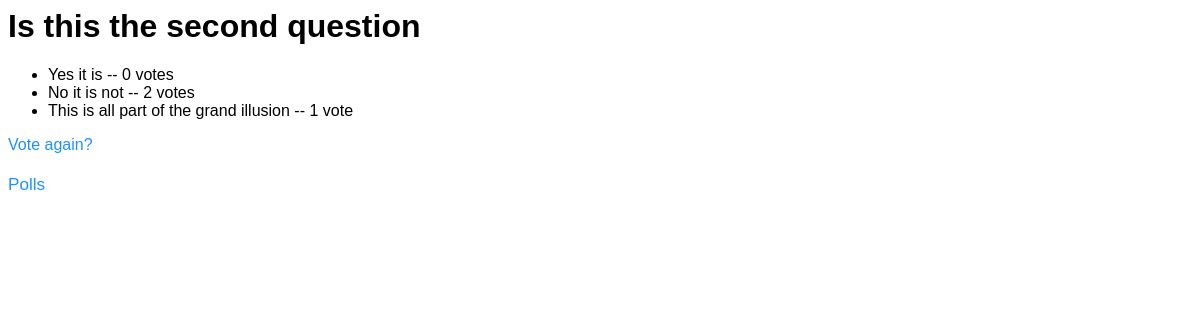
The page /polls/2/results/ on the database as committed earlier.
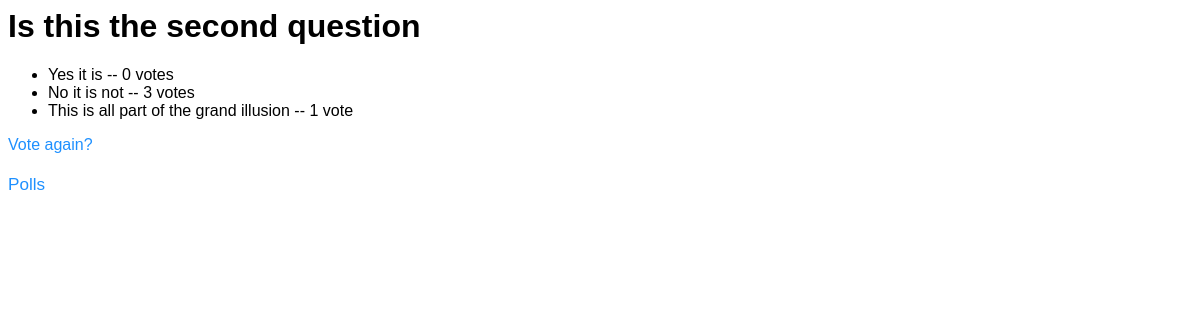
The same page on the database as committed later.
### polls/models.py (models this page shows, shortened)
class Choice(models.Model):
    question = models.ForeignKey(Question, on_delete=models.CASCADE)
    choice_text = models.CharField(max_length=200)
    votes= models.IntegerField(default=0)

### polls/views.py (the view)
# urls.py: path('<int:question_id>/results/', views.results, name='results'),
def results(request, question_id):
	question = get_object_or_404(Question, pk=question_id)
	return render(request, 'polls/results.html',{'question':question})

### polls/templates/polls/results.html
{% load static %}
<link rel="stylesheet" type="text/css" href="{% static 'polls/better.css' %}" />
<h1>{{ question.question_text }}</h1>
<ul>
{% for choice in question.choice_set.all %}
	<li>{{ choice.choice_text }} -- {{ choice.votes}} vote{{ choice.votes|pluralize }}</li>
{% endfor %}
</ul>
<a href="{% url 'polls:detail' question.id %}">Vote again?</a>
<p><a href="/polls/">Polls</a></p>

Rows that differ between the two databases and show on the page:
changed Choice "No it is not": votes "2" → "3"
